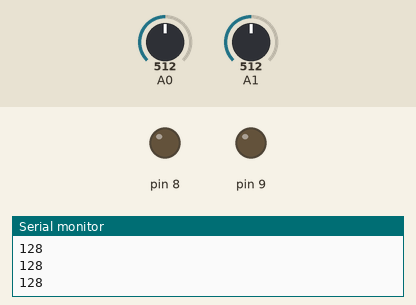
Simulated run of this sketch. Board: Arduino Uno, built with avr-gcc and run on an emulated ATmega328P. On the bench: output pins drawn as LEDs (lit = HIGH), the last lines printed to the serial monitor. Inputs (shaded band) come from the test bench; at power-on: A0 = 512, A1 = 512.

Above: at 1.2 s.
1.3 s: A0 set to 410
2.8 s: A0 set to 385
At 4.0 s:
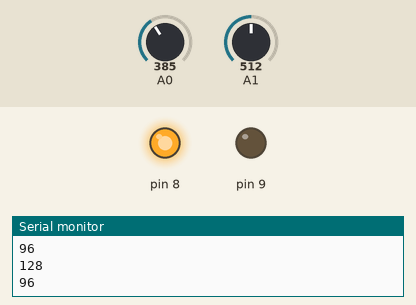
4.3 s: A1 set to 413
5.8 s: A1 set to 392
At 7.0 s:
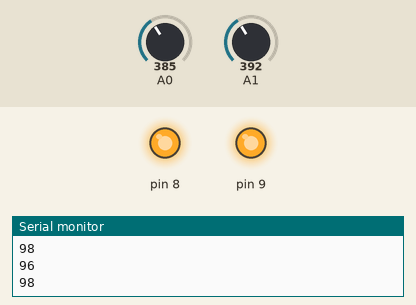
7.3 s: A0 set to 511
At 8.3 s:
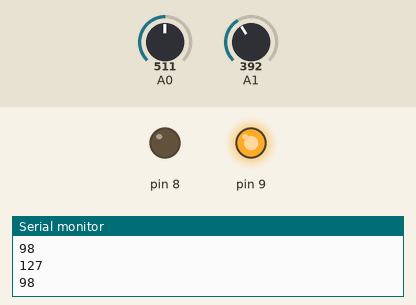
8.8 s: A0 set to 306
At 9.7 s:
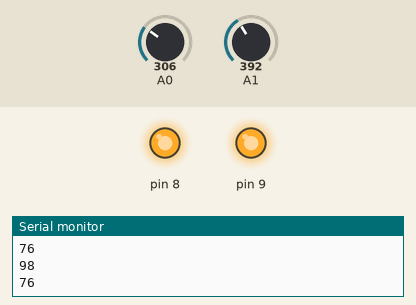
Timing chart, 0 to 11.3 s (numbered marks = the images above; inputs shaded):
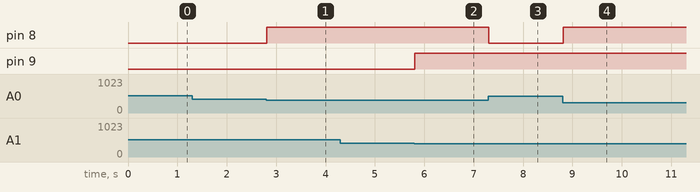

The sketch:

a2d_multi8.ino
```cpp
/*
  Analog to Digital Converter - Register Level Programming
  Multiple Channels with Simple 8bit read

  Tennessee Technological University
  Tristan Hill - Jan 12, 2016

*/

int val;

// the setup function runs once when you press reset or power the board
void setup() {

  // initialize digital pin 53(PB0) and pin 52(PB1) as an output(1).
  DDRB |= B00000011;
  PORTB=0; //LEDs off


  // setup analog to digital converter
  ADMUX |= B00100000;
  // Set ADC reference to AVREF (bit7-6,REFS1-0)
  // Left adjust ADC result to allow easy 8 bit reading (bit5,ADLAR)
  // Use AC0 (bit4-0,MUX4-0)

  ADCSRA |= B10000111;
  // Enable ADC (bit7,ADEN)
  // Start A2D Conversions (bit6,ADSC)
  // Dont Enable auto trigger (bit5,ADATE)
  // Clear Interrupt Flag (bit4,ADIF)
  // Enable Interrupts (bit3,ADIE)
  // Set ADC prescalar to 128 - 125KHz sample rate @ 16MHz (bit 0-2,ADPS2-0)

  // setup serail monitior
  Serial.begin(9600);          //  setup serial
  while (! Serial);
  Serial.println("Hello World!");

}

// the loop function runs over and over again forever
void loop() {

  ADMUX &= ~(1<<MUX0); // change channel to ADC0
  ADCSRA |= (1<<ADSC); //start conversions
  while (!(ADCSRA&B00010000)); // wait for conversion flag
  Serial.println(ADCH); //debug print
  if (ADCH<100){
    PORTB |= B00000001; //LED 0 anode high (on)
  } else {
    PORTB  &= B11111110;// LED 0 anode low (off)
  }
  ADCSRA |= (1<<ADIF); //clear conversion flag


  ADMUX |= (1<<MUX0); //change channel to ADC1
  ADCSRA |= (1<<ADSC); //start conversions
  while (!(ADCSRA&B00010000)); // wait for conversion flag
   Serial.println(ADCH); //debug print
  if (ADCH<100){
    PORTB |= B00000010; //LED 1 anode high (on)
  }else {
    PORTB  &= B11111101;// LED 1 anode low (off)
  }
  ADCSRA |= (1<<ADIF); //clear conversion flag

  //delay(500); //delay for debug print
}
```

Measured:
- the behaviour switches between 400 and 399 on A0 (found by bisection; images 0 and 1)
- the behaviour switches between 400 and 399 on A1 (found by bisection; images 1 and 2)
- after the input at 2.8 s, pin 8: LOW → HIGH at once
- after the input at 5.8 s, pin 9: LOW → HIGH at once
- after the input at 7.3 s, pin 8: HIGH → LOW at once
- after the input at 8.8 s, pin 8: LOW → HIGH at once
